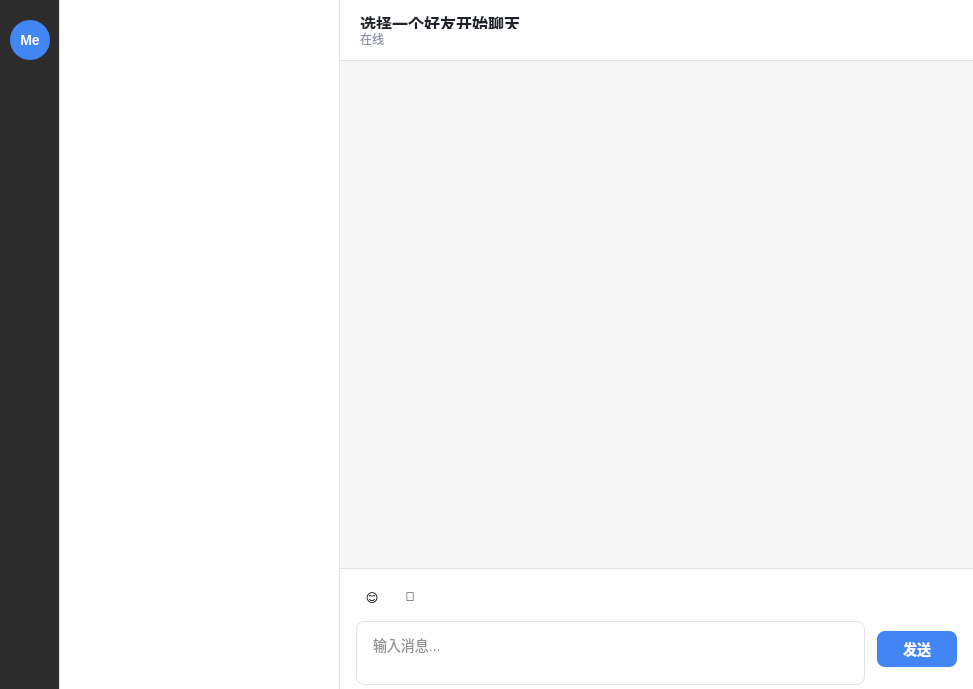
<?xml version="1.0" encoding="UTF-8"?>
<ui version="4.0">
 <class>ChatDialog</class>
 <widget class="QDialog" name="ChatDialog">
  <property name="geometry">
   <rect>
    <x>0</x>
    <y>0</y>
    <width>973</width>
    <height>689</height>
   </rect>
  </property>
  <property name="minimumSize">
   <size>
    <width>900</width>
    <height>600</height>
   </size>
  </property>
  <property name="windowTitle">
   <string>聊天窗口</string>
  </property>
  <property name="styleSheet">
   <string notr="true">
/* QQ NT 风格样式 */
QDialog#ChatDialogClass {
    background-color: #f7f7f7;
    border: 1px solid #e1e4e8;
}

/* 左侧用户头像区域 */
QFrame#user_frame {
    background-color: #2c2c2c;
    border: none;
    border-right: 1px solid #e1e4e8;
}

QLabel#user_avatar {
    border-radius: 20px;
    background-color: #4285f4;
    color: white;
    font-size: 14px;
    font-weight: bold;
}

/* 联系人列表区域 */
QFrame#contact_frame {
    background-color: #ffffff;
    border: none;
    border-right: 1px solid #e1e4e8;
}

QScrollArea#contact_scroll {
    border: none;
    background-color: transparent;
}

QWidget#contact_content {
    background-color: transparent;
}

/* 聊天主区域 */
QFrame#chat_frame {
    background-color: #ffffff;
    border: none;
}

/* 聊天标题栏 */
QFrame#chat_header {
    background-color: #ffffff;
    border-bottom: 1px solid #e1e4e8;
    min-height: 60px;
    max-height: 60px;
}

QLabel#chat_title {
    color: #1f2329;
    font-size: 16px;
    font-weight: bold;
}

QLabel#chat_status {
    color: #8a919f;
    font-size: 12px;
}

/* 消息显示区域 */
QScrollArea#chat_scroll {
    border: none;
    background-color: #f7f7f7;
}

QWidget#chat_content {
    background-color: #f7f7f7;
}

/* 输入区域 */
QFrame#input_frame {
    background-color: #ffffff;
    border-top: 1px solid #e1e4e8;
    min-height: 120px;
    max-height: 120px;
}

QTextEdit#textEdit {
    border: 1px solid #e1e4e8;
    border-radius: 8px;
    background-color: #ffffff;
    color: #1f2329;
    font-size: 14px;
    padding: 8px 12px;
}

QTextEdit#textEdit:focus {
    border: 2px solid #4285f4;
}

/* 发送按钮 */
QPushButton#send_btn {
    background-color: #4285f4;
    color: white;
    border: none;
    border-radius: 8px;
    font-size: 14px;
    font-weight: bold;
    min-width: 80px;
    min-height: 36px;
}

QPushButton#send_btn:hover {
    background-color: #3367d6;
}

QPushButton#send_btn:pressed {
    background-color: #2851a3;
}

/* 工具按钮 */
QPushButton#emoji_btn, QPushButton#file_btn {
    border: none;
    border-radius: 6px;
    background-color: transparent;
    min-width: 32px;
    min-height: 32px;
    max-width: 32px;
    max-height: 32px;
}

QPushButton#emoji_btn:hover, QPushButton#file_btn:hover {
    background-color: #f0f0f0;
}
   </string>
  </property>
  <layout class="QHBoxLayout" name="main_layout">
   <property name="spacing">
    <number>0</number>
   </property>
   <property name="leftMargin">
    <number>0</number>
   </property>
   <property name="topMargin">
    <number>0</number>
   </property>
   <property name="rightMargin">
    <number>0</number>
   </property>
   <property name="bottomMargin">
    <number>0</number>
   </property>
   <item>
    <widget class="QFrame" name="user_frame">
     <property name="minimumSize">
      <size>
       <width>60</width>
       <height>0</height>
      </size>
     </property>
     <property name="maximumSize">
      <size>
       <width>60</width>
       <height>16777215</height>
      </size>
     </property>
     <property name="frameShape">
      <enum>QFrame::Shape::NoFrame</enum>
     </property>
     <layout class="QVBoxLayout" name="user_layout">
      <property name="spacing">
       <number>16</number>
      </property>
      <property name="leftMargin">
       <number>10</number>
      </property>
      <property name="topMargin">
       <number>20</number>
      </property>
      <property name="rightMargin">
       <number>10</number>
      </property>
      <property name="bottomMargin">
       <number>20</number>
      </property>
      <item>
       <widget class="QLabel" name="user_avatar">
        <property name="minimumSize">
         <size>
          <width>40</width>
          <height>40</height>
         </size>
        </property>
        <property name="maximumSize">
         <size>
          <width>40</width>
          <height>40</height>
         </size>
        </property>
        <property name="text">
         <string>Me</string>
        </property>
        <property name="alignment">
         <set>Qt::AlignmentFlag::AlignCenter</set>
        </property>
       </widget>
      </item>
      <item>
       <spacer name="user_spacer">
        <property name="orientation">
         <enum>Qt::Orientation::Vertical</enum>
        </property>
        <property name="sizeHint" stdset="0">
         <size>
          <width>20</width>
          <height>40</height>
         </size>
        </property>
       </spacer>
      </item>
     </layout>
    </widget>
   </item>
   <item>
    <widget class="QFrame" name="contact_frame">
     <property name="minimumSize">
      <size>
       <width>280</width>
       <height>0</height>
      </size>
     </property>
     <property name="maximumSize">
      <size>
       <width>280</width>
       <height>16777215</height>
      </size>
     </property>
     <property name="frameShape">
      <enum>QFrame::Shape::NoFrame</enum>
     </property>
     <layout class="QVBoxLayout" name="contact_layout">
      <property name="spacing">
       <number>0</number>
      </property>
      <property name="leftMargin">
       <number>0</number>
      </property>
      <property name="topMargin">
       <number>0</number>
      </property>
      <property name="rightMargin">
       <number>0</number>
      </property>
      <property name="bottomMargin">
       <number>0</number>
      </property>
      <item>
       <widget class="QScrollArea" name="contact_scroll">
        <property name="horizontalScrollBarPolicy">
         <enum>Qt::ScrollBarPolicy::ScrollBarAlwaysOff</enum>
        </property>
        <property name="widgetResizable">
         <bool>true</bool>
        </property>
        <widget class="QWidget" name="contact_content">
         <property name="geometry">
          <rect>
           <x>0</x>
           <y>0</y>
           <width>279</width>
           <height>689</height>
          </rect>
         </property>
        </widget>
       </widget>
      </item>
     </layout>
    </widget>
   </item>
   <item>
    <widget class="QFrame" name="chat_frame">
     <property name="frameShape">
      <enum>QFrame::Shape::NoFrame</enum>
     </property>
     <layout class="QVBoxLayout" name="chat_layout">
      <property name="spacing">
       <number>0</number>
      </property>
      <property name="leftMargin">
       <number>0</number>
      </property>
      <property name="topMargin">
       <number>0</number>
      </property>
      <property name="rightMargin">
       <number>0</number>
      </property>
      <property name="bottomMargin">
       <number>0</number>
      </property>
      <item>
       <widget class="QFrame" name="chat_header">
        <property name="frameShape">
         <enum>QFrame::Shape::NoFrame</enum>
        </property>
        <layout class="QHBoxLayout" name="header_layout">
         <property name="leftMargin">
          <number>20</number>
         </property>
         <property name="topMargin">
          <number>16</number>
         </property>
         <property name="rightMargin">
          <number>20</number>
         </property>
         <property name="bottomMargin">
          <number>16</number>
         </property>
         <item>
          <layout class="QVBoxLayout" name="title_layout">
           <property name="spacing">
            <number>4</number>
           </property>
           <item>
            <widget class="QLabel" name="chat_title">
             <property name="text">
              <string>选择一个好友开始聊天</string>
             </property>
            </widget>
           </item>
           <item>
            <widget class="QLabel" name="chat_status">
             <property name="text">
              <string>在线</string>
             </property>
            </widget>
           </item>
          </layout>
         </item>
         <item>
          <spacer name="header_spacer">
           <property name="orientation">
            <enum>Qt::Orientation::Horizontal</enum>
           </property>
           <property name="sizeHint" stdset="0">
            <size>
             <width>40</width>
             <height>20</height>
            </size>
           </property>
          </spacer>
         </item>
        </layout>
       </widget>
      </item>
      <item>
       <widget class="QScrollArea" name="chat_scroll">
        <property name="widgetResizable">
         <bool>true</bool>
        </property>
        <widget class="QWidget" name="chat_content">
         <property name="geometry">
          <rect>
           <x>0</x>
           <y>0</y>
           <width>633</width>
           <height>507</height>
          </rect>
         </property>
        </widget>
       </widget>
      </item>
      <item>
       <widget class="QFrame" name="input_frame">
        <property name="frameShape">
         <enum>QFrame::Shape::NoFrame</enum>
        </property>
        <layout class="QVBoxLayout" name="input_layout">
         <property name="spacing">
          <number>8</number>
         </property>
         <property name="leftMargin">
          <number>16</number>
         </property>
         <property name="topMargin">
          <number>12</number>
         </property>
         <property name="rightMargin">
          <number>16</number>
         </property>
         <property name="bottomMargin">
          <number>12</number>
         </property>
         <item>
          <layout class="QHBoxLayout" name="tools_layout">
           <item>
            <widget class="QPushButton" name="emoji_btn">
             <property name="toolTip">
              <string>表情</string>
             </property>
             <property name="text">
              <string>😊</string>
             </property>
            </widget>
           </item>
           <item>
            <widget class="QPushButton" name="file_btn">
             <property name="toolTip">
              <string>发送文件</string>
             </property>
             <property name="text">
              <string>📎</string>
             </property>
            </widget>
           </item>
           <item>
            <spacer name="tools_spacer">
             <property name="orientation">
              <enum>Qt::Orientation::Horizontal</enum>
             </property>
             <property name="sizeHint" stdset="0">
              <size>
               <width>40</width>
               <height>20</height>
              </size>
             </property>
            </spacer>
           </item>
          </layout>
         </item>
         <item>
          <layout class="QHBoxLayout" name="send_layout">
           <property name="spacing">
            <number>12</number>
           </property>
           <item>
            <widget class="QTextEdit" name="textEdit">
             <property name="minimumSize">
              <size>
               <width>0</width>
               <height>64</height>
              </size>
             </property>
             <property name="maximumSize">
              <size>
               <width>16777215</width>
               <height>64</height>
              </size>
             </property>
             <property name="placeholderText">
              <string>输入消息...</string>
             </property>
            </widget>
           </item>
           <item>
            <widget class="QPushButton" name="send_btn">
             <property name="text">
              <string>发送</string>
             </property>
            </widget>
           </item>
          </layout>
         </item>
        </layout>
       </widget>
      </item>
     </layout>
    </widget>
   </item>
  </layout>
 </widget>
 <layoutdefault spacing="6" margin="11"/>
 <resources/>
 <connections/>
</ui>
